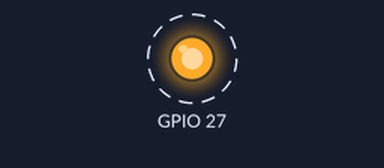
A sketch run on a simulated ESP32. Parts: output pins drawn as LEDs (lit = HIGH). Dashed ring = blinking.

Above: at 0.5 s.
Timing chart, 0 to 4.6 s (numbered marks = the images above):
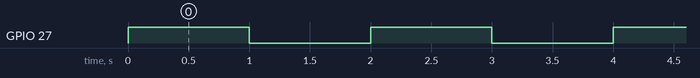

The sketch:

03_external-LED.ino
```cpp
// Intended for ESP32 -> Node32S
// Upload Speed 460800
// Flash Frequency 40MHZ
// Press Boot to start

void setup() {
  pinMode(27, OUTPUT);
  digitalWrite(27, LOW); //LED off

}

void loop() {
  // put your main code here, to run repeatedly:
  digitalWrite(27, HIGH); delay(1000);
  digitalWrite(27, LOW); delay(1000);
}
```

Measured:
- by itself, GPIO 27: alternates HIGH for 1.0 s and LOW for 1.0 s
